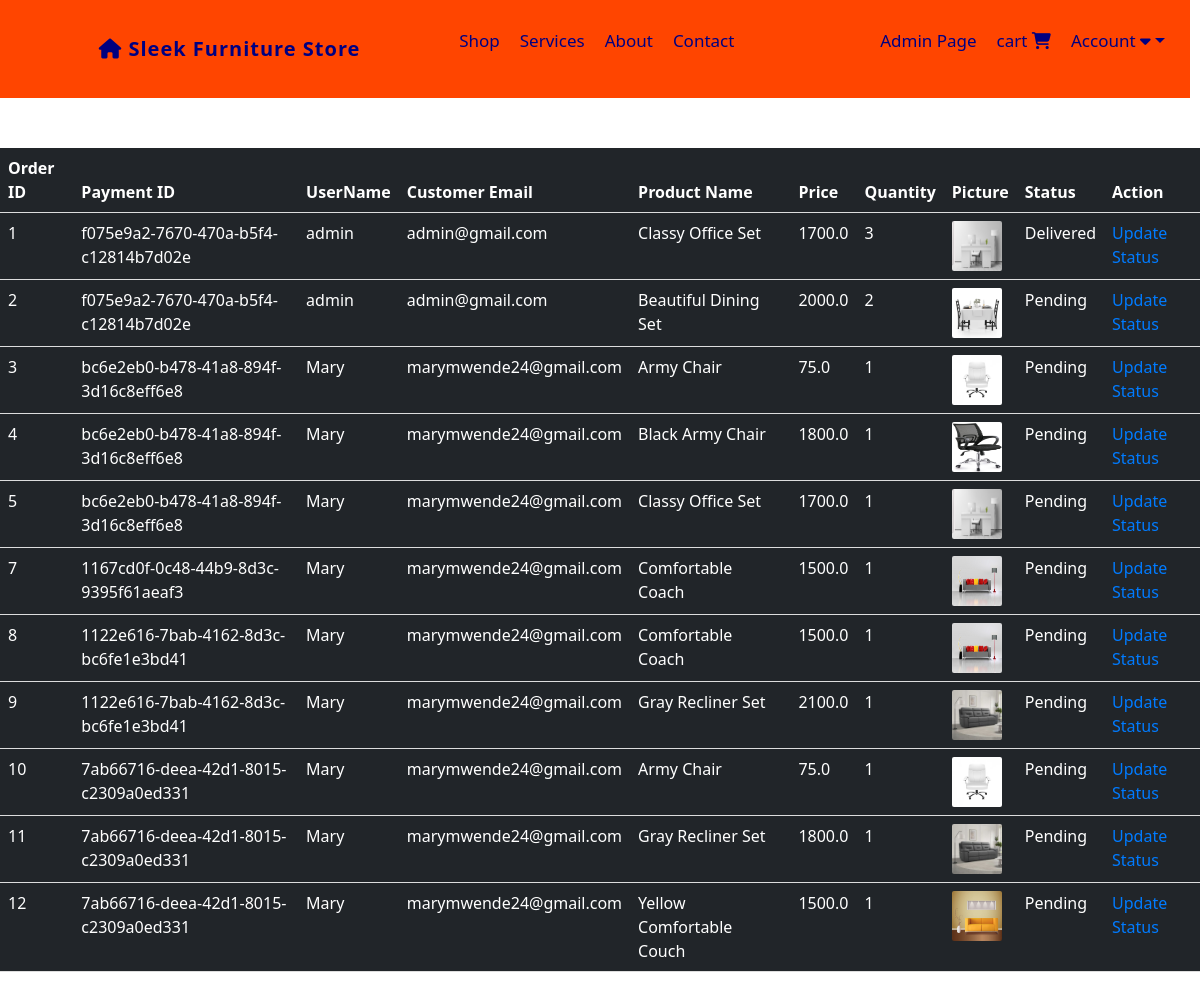
Page /view-orders (signed in) on the earlier database version.
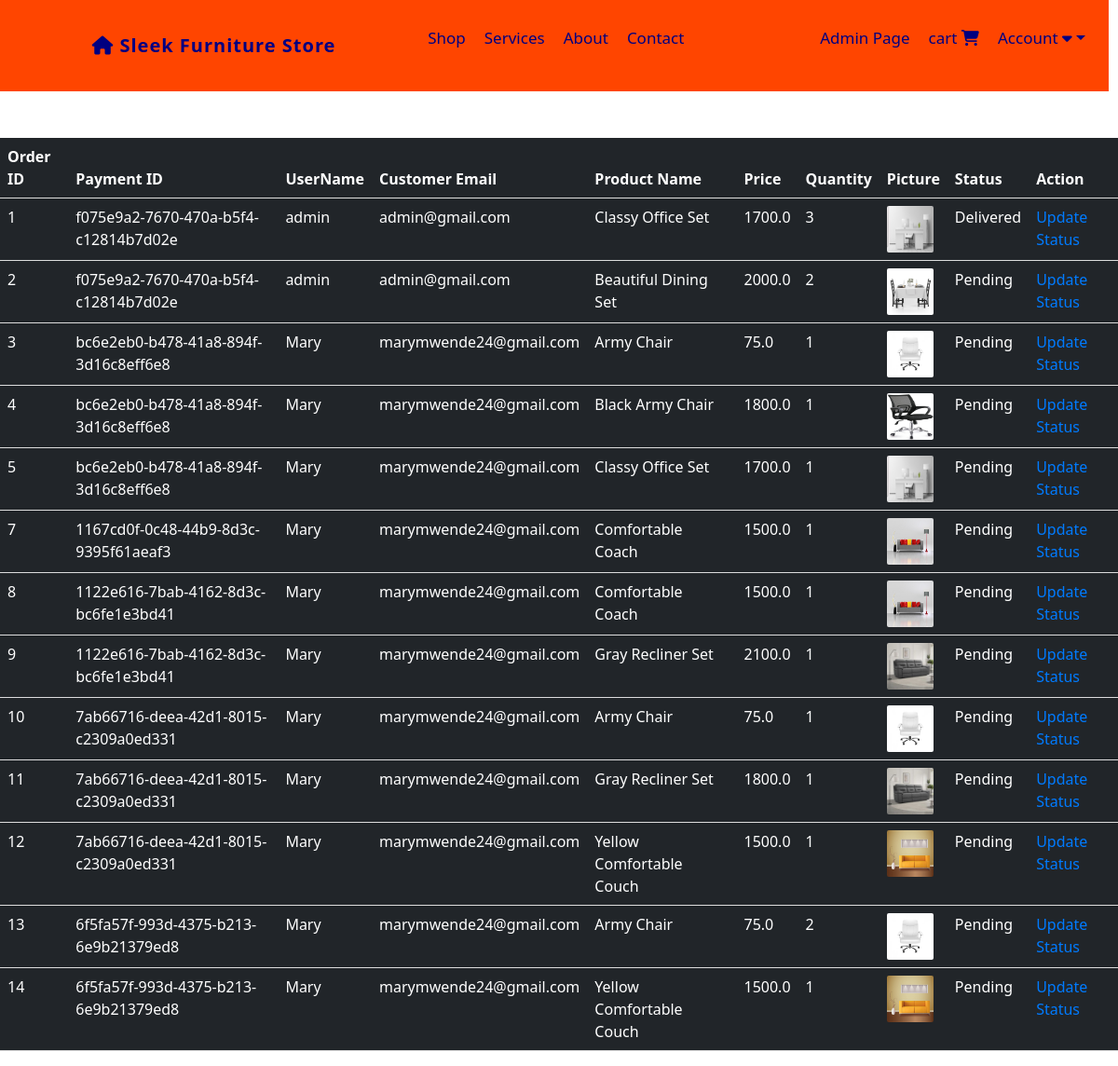
Same page on the later database version.
### website/models.py (models this page shows, shortened)
class Order(db.Model):
    id = db.Column(db.Integer, primary_key=True)
    quantity = db.Column(db.Integer, nullable=False)
    price = db.Column(db.Float, nullable=False)
    status = db.Column(db.String(100), nullable=False)
    payment_id = db.Column(db.String(1000), nullable=False)
    customer_link = db.Column(db.Integer, db.ForeignKey('customer.id'), nullable=False)
    product_link = db.Column(db.Integer, db.ForeignKey('product.id'), nullable=False)

class Customer(db.Model, UserMixin):
    id = db.Column(db.Integer, primary_key=True)
    email = db.Column(db.String(100), unique=True)
    username = db.Column(db.String(100), unique=True)
    password_hash = db.Column(db.String(100), nullable=False)
    date_joined = db.Column(db.DateTime(), default=datetime.utcnow)
    cart_items = db.relationship('Cart', backref=db.backref('customer', lazy=True))
    orders = db.relationship('Order', backref=db.backref('customer', lazy=True))
    @property
    def password(self):
        raise AttributeError('Password is not a readable attribute')

class Product(db.Model):
    id = db.Column(db.Integer, primary_key=True)
    product_name = db.Column(db.String(100), nullable=False)
    current_price = db.Column(db.Float, nullable=False)
    previous_price = db.Column(db.Float, nullable=False)
    in_stock = db.Column(db.Integer, nullable=False)
    product_picture = db.Column(db.String(1000), nullable=False)
    flash_sale = db.Column(db.Boolean, default=False)
    date_added = db.Column(db.DateTime(), default=datetime.utcnow)
    carts = db.relationship('Cart', backref='product', cascade='all, delete-orphan')
    orders = db.relationship('Order', backref='product', cascade='all, delete-orphan')

### website/admin.py (the view)
@admin.route('/view-orders')
@login_required
def order_view():
    if current_user.id == 1:
        orders = Order.query.all()
        return render_template('view_orders.html', orders=orders)
    return render_template('404.html')

### website/__init__.py (called while the page is built)
def create_app():
    app = Flask(__name__)
    app.config['SECRET_KEY'] = 'Marymutiso' #For encrypting session data for auth etc.
    app.config['SQLALCHEMY_DATABASE_URI'] = f'sqlite:///{DB_NAME}'
    migrate = Migrate(app, db)
    db.init_app(app)
    @app.errorhandler(404)
    def page_not_found(error):
        return render_template('404.html'), 404
    login_manager = LoginManager()
    login_manager.init_app(app)
    login_manager.login_view = 'auth.login'
    @login_manager.user_loader
    def load_user(id):
        return Customer.query.get(int(id))
    from .views import views
    from .auth import auth
    from .admin import admin
    from .models import Customer, Product, Cart, Order
    app.register_blueprint(views, url_prefix='/')
    app.register_blueprint(auth, url_prefix='/')
    app.register_blueprint(admin, url_prefix='/')
    return app

### website/templates/view_orders.html (shortened to what this page needs)
{% extends 'base.html' %}
{% block content %}
<table class="table table-dark table-hover">
    <thead>
        <tr>
            <th scope="col">Order ID</th>
            <th scope="col">Payment ID</th>
            <th scope="col">UserName</th>
            <th scope="col">Customer Email</th>
            <th scope="col">Product Name</th>
            <th scope="col">Price</th>
            <th scope="col">Quantity</th>
            <th scope="col">Picture</th>
            <th scope="col">Status</th>
            <th scope="col">Action</th>
        </tr>
    </thead>
    <tbody>
        {% for order in orders %}
        <tr>
            <td>{{ order.id }}</td>
            <td>{{ order.payment_id }}</td>
            <td>{{ order.customer.username }}</td>
            <td>{{ order.customer.email }}</td>
            <td>{{ order.product.product_name }}</td>
            <td>{{ order.price }}</td>
            <td>{{ order.quantity }}</td>
            <td><img src="{{ order.product.product_picture }}" alt="" style="height: 50px; width: 50px; border-radius: 2px;"></td>
            <td>{{ order.status}}</td>
            <td>
                <a href="/update-order/{{ order.id }}">Update Status</a>
            </td>
        </tr>
        {% endfor %}
    </tbody>
</table>
{% endblock %}

Differences in the rows shown:
added Order: id "13", payment_id "6f5fa57f-993d-4375-b213-6e9b21379ed8", customer.username "Mary", customer.email "marymwende24@gmail.com", product.product_name "Army Chair", price "75.0", quantity "2", product.product_picture (picture), status "Pending"
added Order: id "14", payment_id "6f5fa57f-993d-4375-b213-6e9b21379ed8", customer.username "Mary", customer.email "marymwende24@gmail.com", product.product_name "Yellow Comfortable Couch", price "1500.0", quantity "1", product.product_picture (picture), status "Pending"
